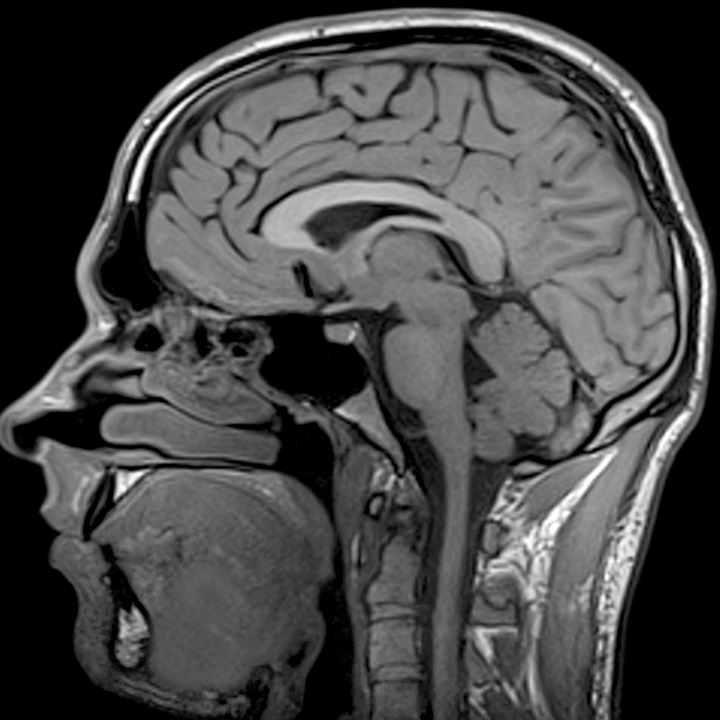
#> input picture Head-MRI.jpg, 720 x 720 px
$ python IQA.py
#> lines starting #> are read from the running program, lines starting #| are printed output that depends on the picture
import numpy as np
import pywt
from scipy.ndimage import convolve

def getCDF97(weight = 1):
    # https://github.com/PyWavelets/pywt/issues/176
    analysis_LP = np.array([0, 0.026748757411, -0.016864118443, -0.078223266529, 0.266864118443,\
                            0.602949018236, 0.266864118443, -0.078223266529, -0.016864118443, 0.026748757411])
    analysis_LP *= weight

    analysis_HP = np.array([0, 0.091271763114, -0.057543526229, -0.591271763114, 1.11508705,\
                           -0.591271763114, -0.057543526229, 0.091271763114, 0, 0])
    analysis_HP *= weight

    synthesis_LP = np.array([0, -0.091271763114, -0.057543526229, 0.591271763114, 1.11508705,\
                             0.591271763114, -0.057543526229, -0.091271763114, 0, 0])
    synthesis_LP *= weight

    synthesis_HP = np.array([0, 0.026748757411, 0.016864118443, -0.078223266529, -0.266864118443,\
                             0.602949018236, -0.266864118443, -0.078223266529, 0.016864118443, 0.026748757411])
    synthesis_HP *= weight
    return pywt.Wavelet('CDF97', [analysis_LP, analysis_HP, synthesis_LP, synthesis_HP])


def sbEn(coeffs: np.array) -> float:
    '''
    Description:
        This function calculates the energy in the sub-band corresponding
        to the provided wavelet coefficients
    Args:
        coeffs, wavelet coefficients of sub-band
    '''
    I,J = coeffs.shape
    return np.log(1 + np.sum(np.square(coeffs))/(I*J))

def En(lvlCoeffs: tuple, alpha = 0.8) -> float:
    '''
    Description:
        This function implements the weighted energy calculation for
        wavelet decomposition level n
    Args:
        lvlCoeffs, Tuple of wavelet coefficients for decomposition level of form (LHn, HLn, HHn)
        alpha, Relative significance parameter, recommended value of 0.8 prioritizes HH sub-band
               as recommended in ISBN: 0139353224, cited in OMQDI paper
    '''
    LHn, HLn, HHn = lvlCoeffs
    return (1 - alpha)*(sbEn(LHn) + sbEn(HLn)) / 2 + alpha*sbEn(HHn)

def S(decompCoeffs: list, alpha = 0.8) -> float:
    '''
    Description:
        This function calculates the cumulative energy of each level of decomposition
    Args:
        decompCoeffs, List of wavelet coefficients for all decomposition levels
                      takes the form: [(LHn, HLn, HHn), ...(LH1, HL1, HH1)]
        alpha, Relative significance parameter, recommended value of 0.8 prioritizes HH sub-band
               as recommended in ISBN: 0139353224, cited in OMQDI paper
    '''
    energy = 0
    for i, lvlCoeffs in enumerate(decompCoeffs):
        n = i+1
        energy += 2**(3-n)*En(lvlCoeffs, alpha)
    return energy

def local_mean(img: np.array, window = 3, pad_mode = 'reflect') -> np.array:
    '''
    Description:
        This function calculates the local mean of grey levels in image
    Args:
        img, Input image (M, N)
        window, Size of window for local mean calculation
        pad_mode, Padding mode for mean convolution
    '''
    return convolve(img, np.full((window, window), 1/window**2), mode = pad_mode)

def local_variance(img: np.array) -> np.array:
    '''
    Description:
        This function calculates the local varaince of an image as
        formulated in the original paper
    Args:
        img, Input image (M, N)
    '''
    mu_sq = np.square(local_mean(img))
    return local_mean(np.square(img)) - mu_sq

def noise_power(img: np.array) -> float:
    '''
    Description:
        This function estimates the noise power (sigma hat) of an image
        Noise power is the mean of the local variance in the image
    Args:
        img, input image of dims (M, N)
    '''
    return np.mean(local_variance(img))


def OMQDI(X: np.array, Y: np.array, C = 1e-10) -> tuple:
    '''
    Description:
        This function implements the Objective Measure of Quality of
        Denoised Images | DOI: 10.1016/j.bspc.2021.102962
    Args:
        X, noisy input image, single channel of shape (M, N)
        Y, denoised output image, single channel of shape (M, N)
        C, arbitrary constant with negligibly small value
    Returns:
        (OMQDI: float [1,2], Q1: float [0,1], Q2: float [0,1])
    Note:
        OMQDI, Combined metric Q1+Q2, ideal value is 2
        Q1, Edge-Preservation Factor, ideal value is 1
        Q2, Noise-Suppression Factor, ideal value is 1
    '''

    # get CDF97 wavelet
    CDF97 = getCDF97()

    # compute 2D wavelet decomposition of X,Y with decomp level of 3
    # coeffs of form: LL, (LH3, HL3, HH3), (LH2, HL2, HH2), (LH1, HL1, HH1)
    coeffX = pywt.wavedec2(X, CDF97, level = 3)
    coeffY = pywt.wavedec2(Y, CDF97, level = 3)

    # compute edge sharpness of noisy and denoised images: S(X), S(Y)
    SX = S(coeffX[1:])
    SY = S(coeffY[1:])

    # compute noise power of noisy and denoised images: sigma^hat_n(X), sigma^hat_n(Y)
    npX = noise_power(X)
    npY = noise_power(Y)

    # compute Q1 (Edge-Preservation Factor) and Q2 (Noise Suppression Factor)
    Q1 = (2 * SX * SY + C) / (SX**2 + SY**2 + C)
    Q2 = (npX - npY)**2 / (npX**2 + npY**2 + C)
    return (Q1 + Q2, Q1, Q2)


if __name__ == '__main__':
    import matplotlib.image as mpimg
    import matplotlib.pyplot as plt
    import scipy.ndimage as scim
    im = mpimg.imread('Head-MRI.jpg')/255
#> im: shape (720, 720) float64; min 0, max 1, mean 0.28
    im_noise = im + 0.5*np.random.normal(loc=0, scale=.2, size=im.shape)
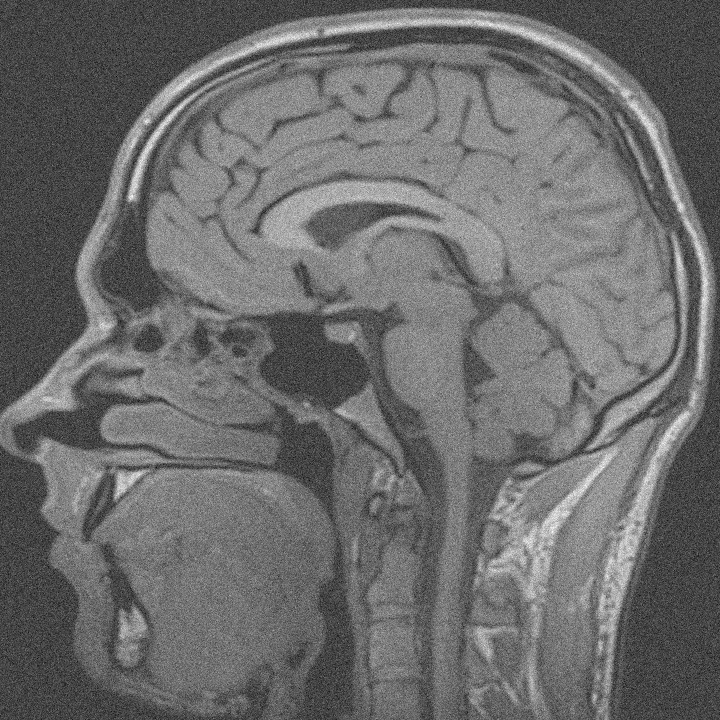
#> im_noise: shape (720, 720) float64; min -0.485, max 1.31, mean 0.28; drawn with min black and max white
    im_denoise = scim.gaussian_filter(im_noise, 3)
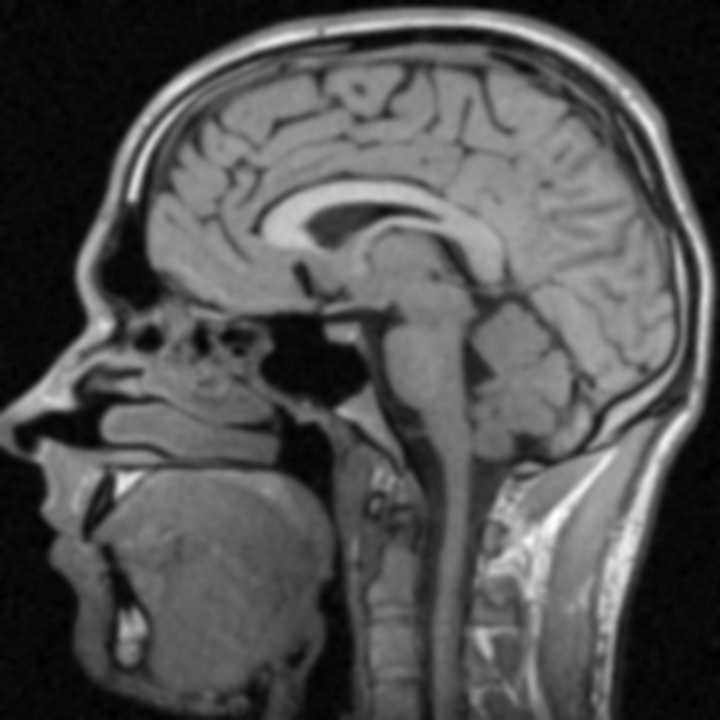
#> im_denoise: shape (720, 720) float64; min -0.0346, max 0.943, mean 0.28; drawn with min black and max white
    im_med = scim.median_filter(im_noise, 5)
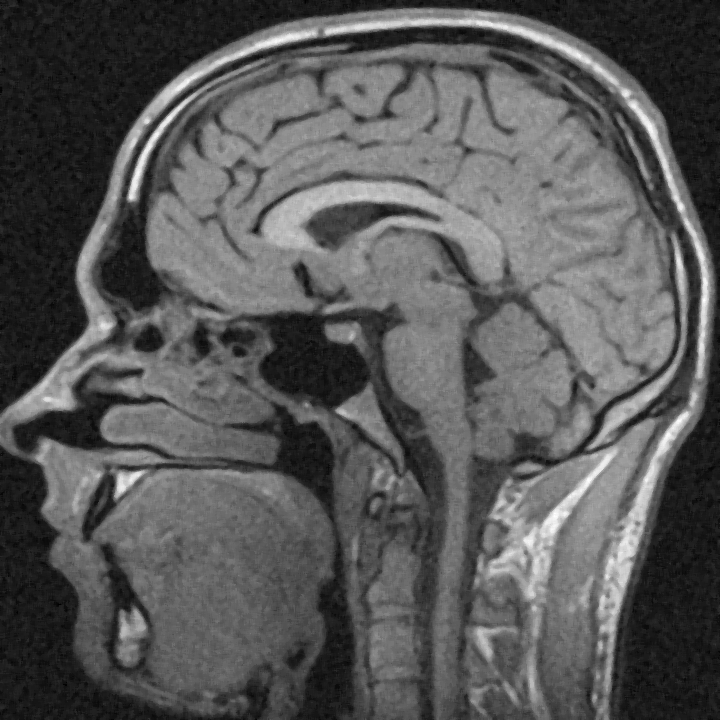
#> im_med: shape (720, 720) float64; min -0.116, max 1.03, mean 0.28; drawn with min black and max white
    BO, BQ1, BQ2 = OMQDI(im_noise,im_denoise)
#> in OMQDI, `coeffX = pywt.wavedec2(X, CDF97, level = 3)`: coeffX = 4 items
#> in OMQDI, `SX = S(coeffX[1:])`: SX = 0.0727
#> in OMQDI, `SY = S(coeffY[1:])`: SY = 0.000556
#> in local_variance, `return local_mean(np.square(img)) - mu_sq`:
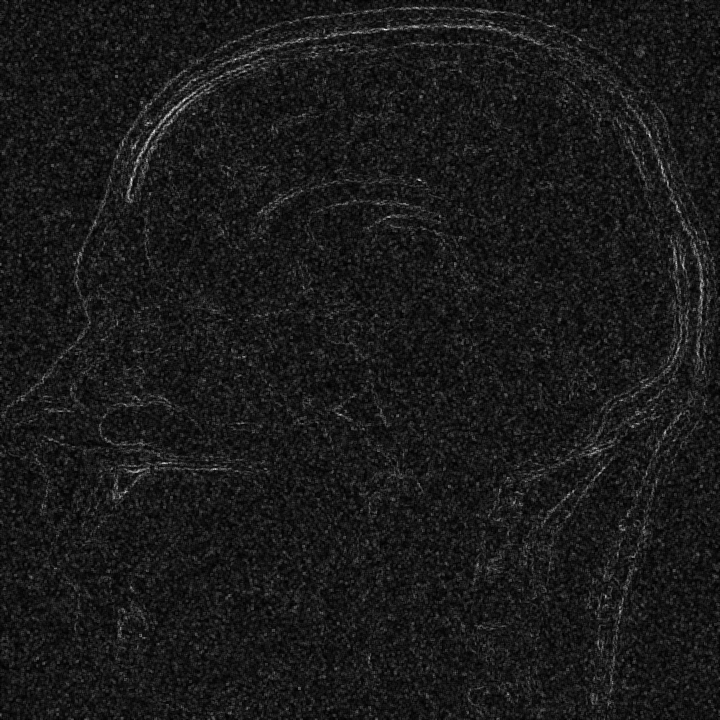
#> returned value: shape (720, 720) float64; min 0.000204, max 0.0964, mean 0.01; drawn with min black and max white
#> in OMQDI, `npX = noise_power(X)`: npX = 0.01
#> in local_variance (call 2), `return local_mean(np.square(img)) - mu_sq`:
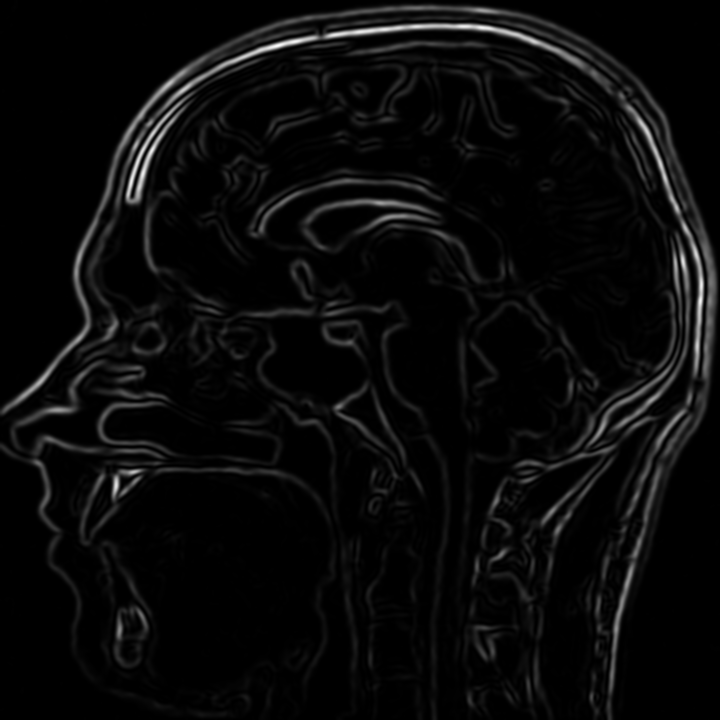
#> returned value: shape (720, 720) float64; min 1.04e-08, max 0.00789, mean 0.000319; drawn with min black and max white
#> in OMQDI, `npY = noise_power(Y)`: npY = 0.000319
#> in OMQDI, `Q1 = (2 * SX * SY + C) / (SX**2 + SY**2 + C)`: Q1 = 0.0153
#> in OMQDI, `Q2 = (npX - npY)**2 / (npX**2 + npY**2 + C)`: Q2 = 0.937
#> BO = 0.952; BQ1 = 0.0153; BQ2 = 0.937
    OO, OQ1, OQ2 = OMQDI(im_noise,im_med)
#> in local_variance (call 4), `return local_mean(np.square(img)) - mu_sq`:
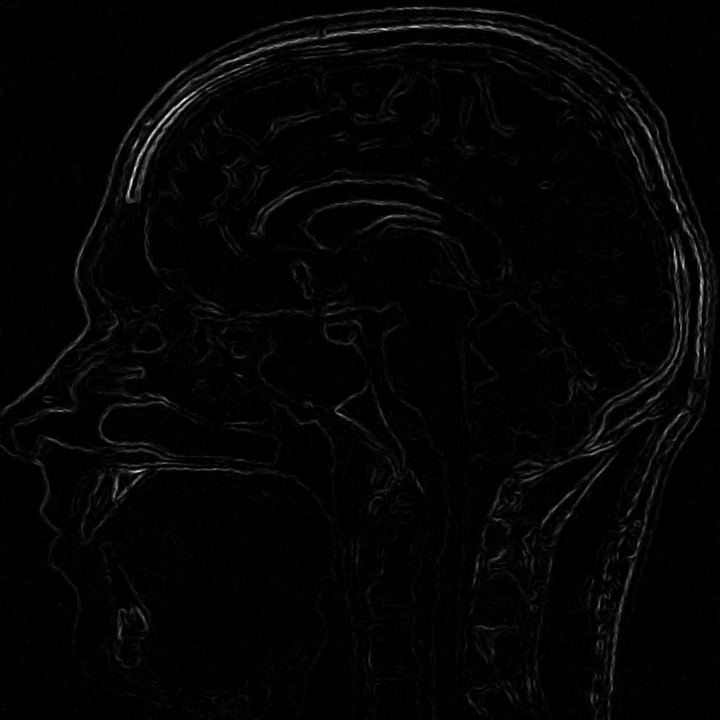
#> returned value: shape (720, 720) float64; min -5.55e-17, max 0.0586, mean 0.00106; drawn with min black and max white
#> OO = 1.01; OQ1 = 0.221; OQ2 = 0.791
    UO, UQ1, UQ2 = OMQDI(im_noise,im)
#> in local_variance (call 6), `mu_sq = np.square(local_mean(img))`:
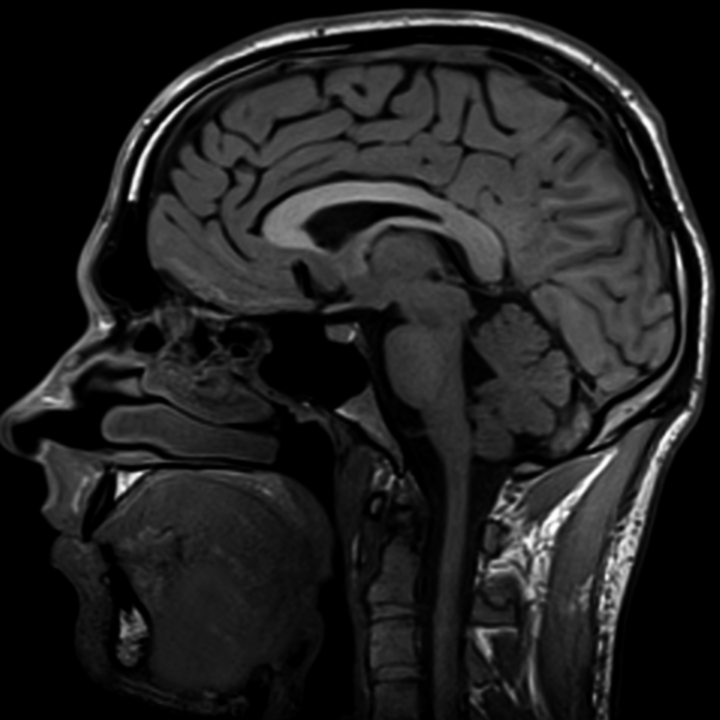
#> mu_sq: shape (720, 720) float64; min 0, max 1, mean 0.129
#> UO = 1.06; UQ1 = 0.288; UQ2 = 0.77
    fig = plt.figure()
    ax1 = fig.add_subplot(2,2,1)
    ax1.imshow(im_noise)
    ax1.set_title("Noisy")
    ax2 = fig.add_subplot(2,2,2)
    ax2.imshow(im_med)
    ax2.set_title("5x5 Median Filter")
    ax2.set_xlabel(f'OMQDI: {round(OO,3)}, EPF: {round(OQ1,3)}, NSF: {round(OQ2,3)}')
    ax3 = fig.add_subplot(2,2,3)
    ax3.imshow(im_denoise)
    ax3.set_title("Gaussian Blur std = 3")
    ax3.set_xlabel(f'OMQDI: {round(BO,3)}, EPF: {round(BQ1,3)}, NSF: {round(BQ2,3)}')
    ax4 = fig.add_subplot(2,2,4)
    ax4.imshow(im)
    ax4.set_title("Original Reference")
    ax4.set_xlabel(f'OMQDI: {round(UO,3)}, EPF: {round(UQ1,3)}, NSF: {round(UQ2,3)}')
    plt.show()
